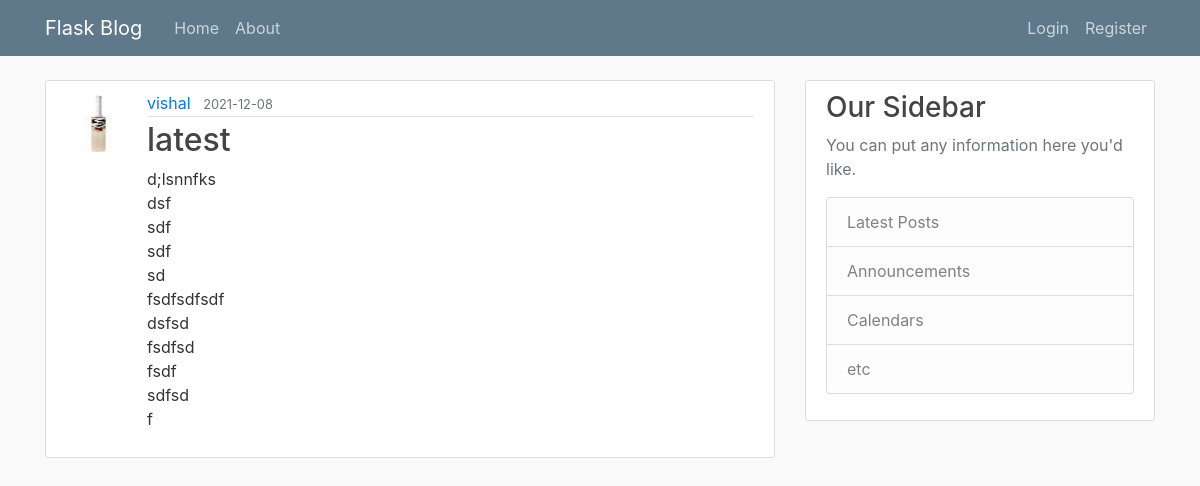
Page /post/13 on the committed database.
### flask_blog/models.py (models this page shows, shortened)
class User(db.Model, UserMixin):
    id = db.Column(db.Integer, primary_key=True)
    username = db.Column(db.String(20), unique=True, nullable=False)
    email = db.Column(db.String(120), unique=True, nullable=False)
    image_file = db.Column(db.String(20), nullable=False,default='default.jpg')
    password = db.Column(db.String(60), nullable=False)
    posts = db.relationship('Post', backref='author', lazy=True)

class Post(db.Model):
    id = db.Column(db.Integer,primary_key=True)
    title = db.Column(db.String(100),nullable=False)
    date_posted = db.Column(db.DateTime,nullable=False,default=datetime.utcnow)
    content = db.Column(db.Text, nullable=False)
    user_id =db.Column(db.Integer,db.ForeignKey('user.id'),nullable=False)

### flask_blog/posts/routes.py (the view)
@posts.route("/post/<int:post_id>")
def post(post_id):
    post = Post.query.get_or_404(post_id)
    return render_template('post.html',title=post.title,post=post)

### flask_blog/templates/post.html (shortened to what this page needs)
{% extends "base.html" %}
{% block content %}
        <article class="media content-section">
          <img class="rounded-circle article-img" src="{{ url_for('static', filename='profile_pictures/' + post.author.image_file) }}">
          <div class="media-body">
            <div class="article-metadata">
              <a class="mr-2" href="{{url_for('users.user_post',username=post.author.username)}}">{{ post.author.username }}</a>
              <small class="text-muted">{{ post.date_posted.strftime('%Y-%m-%d') }}</small>
            </div>
            <h2 class="article-title">{{ post.title }}</h2>
            <p class="article-content">{{ post.content }}</p>
          </div>
        </article>
{% endblock content %}

### flask_blog/static/main.css (style rules this page uses)
body { background: #fafafa; color: #333333; margin-top: 5rem; }
h1, h2, h3, h4, h5, h6 { color: #444444; }
.content-section { background: #ffffff; padding: 10px 20px; border: 1px solid #dddddd; border-radius: 3px; margin-bottom: 20px; }
.article-title { color: #444444; }
.article-content { white-space: pre-line; }
.article-img { height: 65px; width: 65px; margin-right: 16px; }
.article-metadata { padding-bottom: 1px; margin-bottom: 4px; border-bottom: 1px solid #e3e3e3 }

### rows in the picture
User: image_file (picture), author.username "vishal"
Post: date_posted "2021-12-08", title "latest", content "d;lsnnfks dsf sdf sdf sd fsdfsdfsdf dsfsd fsdfsd fsdf sdfsd f"
